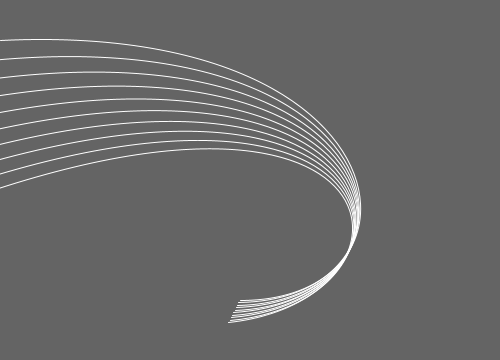
Frame 1 (no input)
Frame 60 (the mouse pressed at the canvas centre just before this capture): identical to frame 1, image omitted
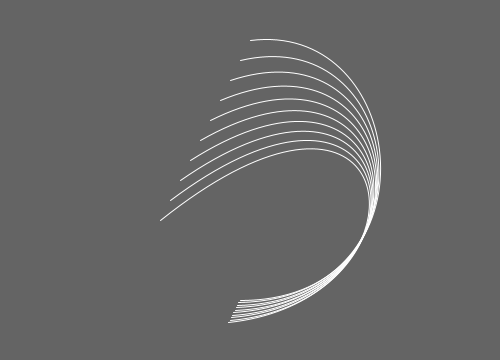
Frame 120 (the mouse held since frame 60 and released just before this capture)

The Processing sketch that drew these frames (run headless with seeded random() and noise(); from frame 60 on, the mouse is pressed at the canvas centre):

// Processing sketch: processing_109463
// ── processing_109463.pde

/**
 * Bezier. 
 * 
 * The first two parameters for the bezier() function specify the 
 * first point in the curve and the last two parameters specify 
 * the last point. The middle parameters set the control points
 * that define the shape of the curve. 
 */

void setup() {
  size(500, 360); 
  stroke(255);
  noFill();
}

void draw() {
  background(100);
  for (int i = 0; i < 200; i += 20) {
    bezier(mouseX-(i/2.0), 40+i, 410, 20, 440, 300, 240-(i/16.0), 300+(i/8.0));
  }
}
